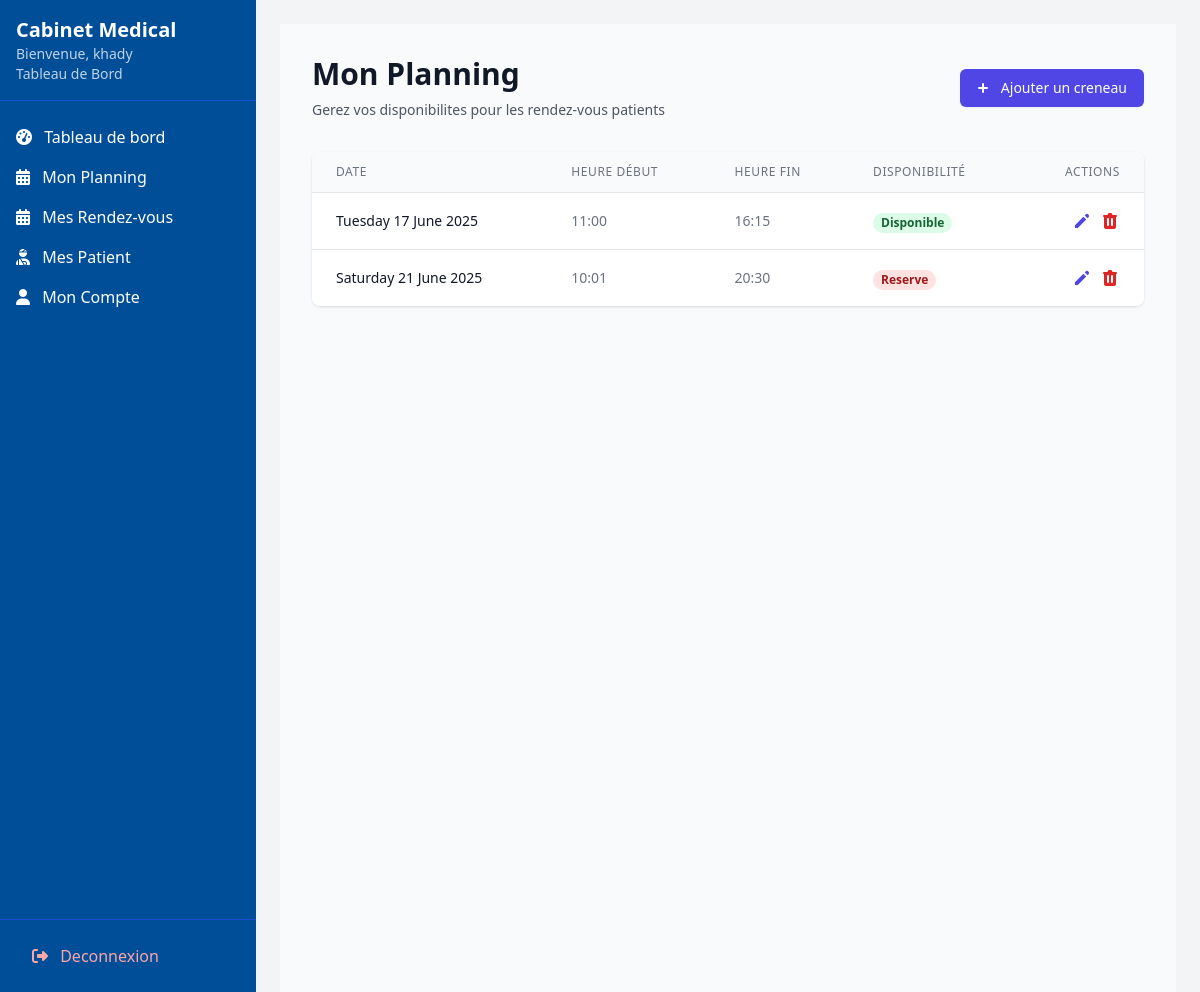
Screenshot of /planning/ (signed in) with the database file from the repository.
### utilisateurs/models.py (models this page shows, shortened)
class User(AbstractUser):
    username = None
    email = models.EmailField('email address', unique=True)
    nom = models.CharField(max_length=100)
    prenom = models.CharField(max_length=100)
    is_doctor_request = models.BooleanField(default=False)
    role = models.CharField(
        max_length=20,
        choices=[('patient', 'Patient'), ('docteur', 'Docteur'), ('admin', 'Administrateur')],
        default='patient'
    )
    telephone = models.CharField(max_length=20, blank=True, null=True)
    date_naiss = models.DateField(null=True, blank=True)
    adresse = models.TextField(blank=True)
    genre = models.CharField(max_length=1, choices=[('M', 'Masculin'), ('F', 'Féminin'), ('O', 'Autre')], blank=True)
    verification_code = models.CharField(max_length=6, null=True, blank=True)
    code_expires_at = models.DateTimeField(null=True, blank=True)  #  pour expiration
    USERNAME_FIELD = 'email'
    REQUIRED_FIELDS = ['nom', 'prenom']
    objects = UserManager()
    class Meta:
        db_table = 'utilisateurs_user'
    @property
    def docteur(self):
        return self.docteur_profile
    @property
    def patient(self):
        """Propriete pour acceder au profil patient"""
        return self.patient_profile

### rendez_vous/models.py (models this page shows, shortened)
class CreneauHoraire(models.Model):
    docteur = models.ForeignKey(Docteur, on_delete=models.CASCADE, related_name='creneaux')
    jour = models.DateField()
    heure_debut = models.TimeField()
    heure_fin = models.TimeField()
    disponible = models.BooleanField(default=True)
    class Meta:
        ordering = ['jour', 'heure_debut']
        unique_together = ['docteur', 'jour', 'heure_debut']

### rendez_vous/views.py (the view)
# urls.py: path('planning/', PlanningDocteurView.as_view(), name='planning_docteur'),
class PlanningDocteurView(LoginRequiredMixin, ListView):
    model = CreneauHoraire
    template_name = 'docteur/planning_docteur.html'
    context_object_name = 'creneaux'
    def get_queryset(self):
        return CreneauHoraire.objects.filter(
            docteur=self.request.user.docteur
        ).order_by('jour', 'heure_debut')

### templates/docteur/planning_docteur.html (shortened to what this page needs)
{% extends 'base_dashboard.html' %}
{% load static %}
{% block content %}
<div class="min-h-screen bg-gray-50 py-8 px-4 sm:px-6 lg:px-8">
  <div class="max-w-7xl mx-auto">
    <div class="flex flex-col sm:flex-row justify-between items-start sm:items-center mb-8">
      <div>
        <h2 class="text-3xl font-bold text-gray-900">Mon Planning</h2>
        <p class="mt-2 text-sm text-gray-600">Gerez vos disponibilites pour les rendez-vous patients</p>
      </div>
      <a href="{% url 'creneau_ajouter' %}" class="mt-4 sm:mt-0 inline-flex items-center px-4 py-2 border border-transparent rounded-md shadow-sm text-sm font-medium text-white bg-indigo-600 hover:bg-indigo-700 focus:outline-none focus:ring-2 focus:ring-offset-2 focus:ring-indigo-500">
        <svg class="-ml-1 mr-2 h-5 w-5" xmlns="http://www.w3.org/2000/svg" viewBox="0 0 20 20" fill="currentColor">
          <path fill-rule="evenodd" d="M10 5a1 1 0 011 1v3h3a1 1 0 110 2h-3v3a1 1 0 11-2 0v-3H6a1 1 0 110-2h3V6a1 1 0 011-1z" clip-rule="evenodd" />
        </svg>
        Ajouter un creneau
      </a>
    </div>
    <div class="bg-white shadow overflow-hidden sm:rounded-lg">
      <div class="overflow-x-auto">
        <table class="min-w-full divide-y divide-gray-200">
          <thead class="bg-gray-50">
            <tr>
              <th scope="col" class="px-6 py-3 text-left text-xs font-medium text-gray-500 uppercase tracking-wider">Date</th>
              <th scope="col" class="px-6 py-3 text-left text-xs font-medium text-gray-500 uppercase tracking-wider">Heure début</th>
              <th scope="col" class="px-6 py-3 text-left text-xs font-medium text-gray-500 uppercase tracking-wider">Heure fin</th>
              <th scope="col" class="px-6 py-3 text-left text-xs font-medium text-gray-500 uppercase tracking-wider">Disponibilité</th>
              <th scope="col" class="px-6 py-3 text-right text-xs font-medium text-gray-500 uppercase tracking-wider">Actions</th>
            </tr>
          </thead>
          <tbody class="bg-white divide-y divide-gray-200">
            {% for creneau in creneaux %}
            <tr class="hover:bg-gray-50 transition-colors">
              <td class="px-6 py-4 whitespace-nowrap text-sm font-medium text-gray-900">
                {{ creneau.jour|date:"l d F Y" }}
              </td>
              <td class="px-6 py-4 whitespace-nowrap text-sm text-gray-500">
                {{ creneau.heure_debut|time:"H:i" }}
              </td>
              <td class="px-6 py-4 whitespace-nowrap text-sm text-gray-500">
                {{ creneau.heure_fin|time:"H:i" }}
              </td>
              <td class="px-6 py-4 whitespace-nowrap">
                <span class="px-2 inline-flex text-xs leading-5 font-semibold rounded-full {% if creneau.disponible %}bg-green-100 text-green-800{% else %}bg-red-100 text-red-800{% endif %}">
                  {% if creneau.disponible %}Disponible{% else %}Reserve{% endif %}
                </span>
              </td>
              <td class="px-6 py-4 whitespace-nowrap text-right text-sm font-medium">
                <div class="flex justify-end space-x-2">
                  <a href="{% url 'creneau_modifier' creneau.pk %}" class="text-indigo-600 hover:text-indigo-900">
                    <svg xmlns="http://www.w3.org/2000/svg" class="h-5 w-5" viewBox="0 0 20 20" fill="currentColor">
                      <path d="M13.586 3.586a2 2 0 112.828 2.828l-.793.793-2.828-2.828.793-.793zM11.379 5.793L3 14.172V17h2.828l8.38-8.379-2.83-2.828z" />
                    </svg>
                  </a>
                  <a href="{% url 'creneau_supprimer' creneau.pk %}" class="text-red-600 hover:text-red-900">
                  </a>
                </div>
              </td>
            </tr>
            {% endfor %}
          </tbody>
        </table>
      </div>
    </div>
  </div>
</div>
{% endblock %}

### templates/base_dashboard.html (shortened to what this page needs)
<!DOCTYPE html>
<html lang="fr">
<head>
    <script src="https://cdn.tailwindcss.com"></script>
    <link rel="stylesheet" href="https://cdnjs.cloudflare.com/ajax/libs/font-awesome/6.4.0/css/all.min.css">
</head>
<body class="bg-gray-100 font-sans">
    <div class="flex h-screen">
        <div class="sidebar w-64 bg-[#004e98] text-white fixed h-full">
            <div class="p-4 border-b border-blue-700">
                <a href="{% url "index" %}"><h1 class="text-xl font-bold">Cabinet Medical</h1></a>
                <p class="text-sm opacity-75">Bienvenue, {{ request.user.prenom }}</p>
                <p class="text-sm opacity-75">Tableau de Bord</p>
            </div>
            <nav class="mt-4">
                {% if request.user.role == 'admin' %}
                  <div class="space-y-1">
                      <a href="{% url "admed_dashboard" %}" class="block py-2 px-4 hover:bg-blue-700">
                          <i class="fas fa-tachometer-alt mr-2"></i> Tableau de bord
                      </a>
                      <a href="{% url "admin_docteurs_list" %}" class="block py-2 px-4 hover:bg-blue-700">
                          <i class="fas fa-user-md mr-2"></i> Medecins
                      </a>
                      <a href="{% url "admin_patients_list" %}" class="block py-2 px-4 hover:bg-blue-700">
                          <i class="fas fa-user-injured mr-2"></i> Patients
                      </a>
                      <a href="{% url "admin_specialites" %}" class="block py-2 px-4 hover:bg-blue-700">
                         <i class="fas fa-stethoscope mr-2"></i> Specialites
                        </a>
                      <a href="{% url "admin_supervision_rdv" %}" class="block py-2 px-4 hover:bg-blue-700">
                        <i class="fas fa-calendar-check mr-2"></i> Supervision RDV
                        </a>
                     <a href="{% url "admin_profile" %}" class="block py-2 px-4 hover:bg-blue-700">
                        <i class="fas fa-user mr-2"></i> Mon Compte
                    </a>
                  </div>
                {% elif request.user.role == 'docteur' %}
                     <a href="{% url "docteur_dashboard" %}" class="block py-2 px-4 hover:bg-blue-700">
                          <i class="fas fa-tachometer-alt mr-2"></i> Tableau de bord
                      </a>
                    <a href="{% url "planning_docteur" %}" class="block py-2 px-4 hover:bg-blue-700">
                        <i class="fas fa-calendar-alt mr-2"></i> Mon Planning
                    </a>
                    <a href="{% url "liste_rendezvous_docteur" %}" class="block py-2 px-4 hover:bg-blue-700">
                        <i class="fas fa-calendar-alt mr-2"></i> Mes Rendez-vous
                    </a>
                    <a href="{% url "docteur_patients_list" %}" class="block py-2 px-4 hover:bg-blue-700">
                        <i class="fas fa-user-injured mr-2"></i> Mes Patient
                    </a>
                    <a href="{% url "docteur_profile" %}" class="block py-2 px-4 hover:bg-blue-700">
                        <i class="fas fa-user mr-2"></i> Mon Compte
                    </a>
                {% endif %}
                <div class="absolute bottom-0 w-full p-4 border-t border-blue-700">
                    <a href="{% url 'logout' %}" class="block py-2 px-4 text-red-300 hover:bg-blue-700 rounded">
                        <i class="fas fa-sign-out-alt mr-2"></i> Deconnexion
                    </a>
                </div>
            </nav>
        </div>
        <div class="flex-1 ml-64">
            <main class="p-6">
                {% block content %}
                {% endblock %}
            </main>
        </div>
    </div>
</body>
</html>

### templates/base_dashboard.html (style rules this page uses)
.sidebar { transition: all 0.3s; }

### rows the page displays
User: user.prenom "khady"
CreneauHoraire: jour "Tuesday 17 June 2025", heure_debut "11:00", heure_fin "16:15", disponible "Disponible"
CreneauHoraire: jour "Saturday 21 June 2025", heure_debut "10:01", heure_fin "20:30", disponible "Reserve"
